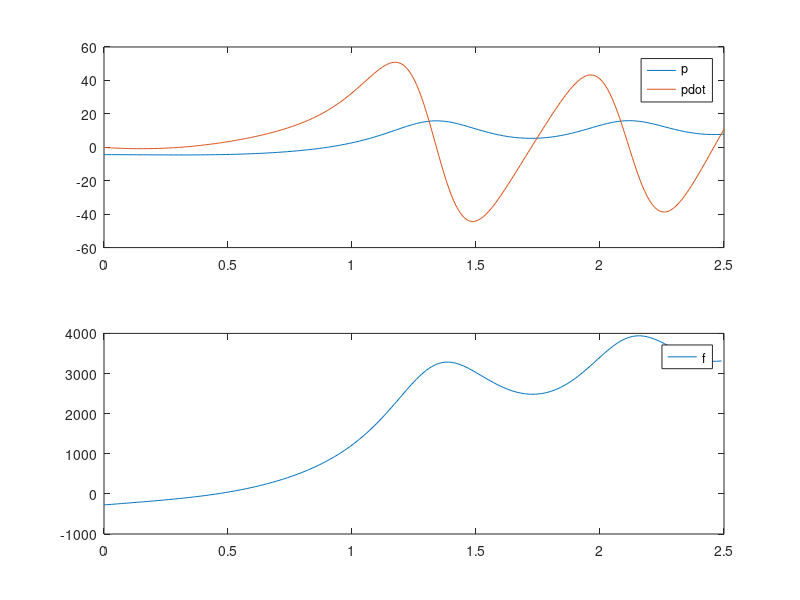

MATLAB code to generate this figure:
function startercode152818
[T,X,U,XFORDISPLAY] = RunSimulation;
PlotResults(T,X,U);
p = mat2str(XFORDISPLAY(1),8)
pdot = mat2str(XFORDISPLAY(2),8)
end

function [actuators,data] = initControlSystem(sensors,references,parameters,data)
%%%%%%%%%%%%%%%%%%
% MODIFY
data.A = [0, 1; -155/9, -1/9];
data.B = [0; 1/9];
data.C = [0, 1];
data.xhat = [0;0];
data.u = 0;

pcon = [-1, -0.5];
pobs = [-2, -1];

data.K = acker(data.A, data.B, pcon);
data.L = acker(data.A', data.C', pobs)';
%
%%%%%%%%%%%%%%%%%%
[actuators,data] = runControlSystem(sensors,references,parameters,data);
end

function [actuators,data] = runControlSystem(sensors,references,parameters,data)
%%%%%%%%%%%%%%%%%%
% MODIFY
pE = -5;
fE = 5*pE + 2*pE^3;
u = -data.K * data.xhat;
y = sensors.pdot - pE;
data.xhat=data.xhat+(data.A*data.xhat+data.B*u-data.L*(data.C*data.xhat-y))*parameters.tStep;
actuators.f = u + fE;
%
%%%%%%%%%%%%%%%%%%
end

function [T,X,U,XFORDISPLAY] = RunSimulation
[t,x,tStep,nSteps,nStepsForDisplay] = InitSimulation;
T = t;
X = x;
U = [];
controller.init = @initControlSystem;
controller.run = @runControlSystem;
controller.sensors = GetSensors(t,x);
controller.references = struct;
controller.parameters = struct('tStep',tStep);
controller.data = struct;
[controller.actuators,controller.data] = ...
    controller.init(controller.sensors, ...
                    controller.references, ...
                    controller.parameters, ...
                    controller.data);
for iStep = 1:nSteps
    u = GetInput(controller.actuators);
    [t,x] = ode45(@(t,x) GetXDot(t,x,u),[t t+tStep],x);
    t = t(end);
    x = x(end,:)';
    controller.sensors = GetSensors(t,x);
    [controller.actuators,controller.data] = ...
    controller.run(controller.sensors, ...
                    controller.references, ...
                    controller.parameters, ...
                    controller.data);
    T = [T t];
    X = [X x];
    U = [U u];
    if iStep==nStepsForDisplay
        XFORDISPLAY = x;
    end
end
end

function [t,x,tStep,nSteps,nStepsForDisplay] = InitSimulation
t = 0;
x = [-4.40; -0.10];
tStep = 0.010;
nStepsForDisplay = 25;
nSteps = 250;
end

function u = GetInput(actuators)
u = actuators.f;
end

function sensors = GetSensors(t,x)
sensors.t = t;
sensors.pdot = x(2);
end

function xdot = GetXDot(t,x,u)
xdot = [x(2); (1/9)*(-(1*x(2)+5*x(1)+2*x(1)^3)+u(1))];
end

function PlotResults(T,X,U)
clf;
subplot(2,1,1);
plot(T,X);
legend('p','pdot');
subplot(2,1,2);
plot(T(1:end-1),U);
legend('f');
end
